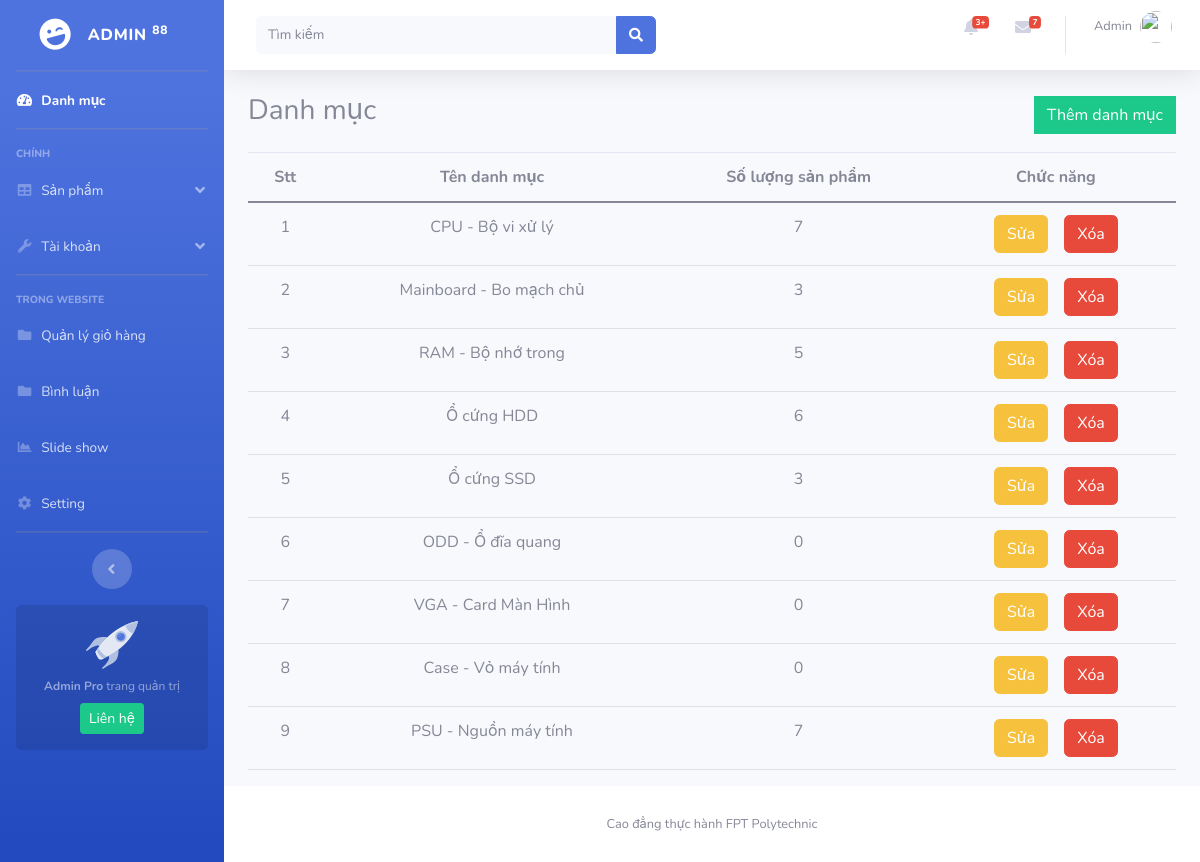
The page /admin/index.php (signed in) on the database its author committed.
### tables this page shows
CREATE TABLE `user` (
  `id` int(11) NOT NULL,
  `user` varchar(255) NOT NULL,
  `pass` varchar(255) NOT NULL,
  `name` varchar(255) NOT NULL,
  `image` text NOT NULL,
  `address` text NOT NULL,
  `permission` varchar(55) NOT NULL
);

CREATE TABLE `category` (
  `id` int(11) NOT NULL,
  `name` varchar(255) NOT NULL
);

### admin/connect.php (called while the page is built, shortened)
<?php
function selectAll($sql)
{
    $result = $GLOBALS['conn']->query($sql);
    return $result;
}
?>

### admin/index.php (the view, shortened to what this page needs)
<?php
include 'header.php';
?>
<?php
if (isset($_COOKIE["user"])) {
    $sql = "SELECT * FROM user WHERE user='{$_COOKIE["user"]}'";
    $kq = $conn->query($sql);
    $result = $kq->fetch();
    if ($result['permission'] == 'Admin') {
    ?>
<div class="d-flex justify-content-between align-items-center mb-3">
    <h3 style="text-align:center">Danh mục</h3>
    <a href="?add" class="btn btn-success rounded-0">Thêm danh mục</a>
</div>
<?php
if (isset($_GET['add'])) {
?>
    <?php if (isset($error)) { ?>
        <p class="alert alert-danger"><?= $error ?></p>
    <?php
    } ?>
    <form method="POST" action="">
        <input type="text" name="category" placeholder="Danh mục" style="width:100%;height:30px;border-radius:5px;border:1px solid #cdcdcd;padding-left: 10px;" required> <br><br>
        <a href="index.php" class="btn btn-success">Quay lại</a>
        <button type="submit" name="addCate" class="btn btn-primary">Thêm mới</button>
    </form>
<?php
} else {
?>
    <table class="table table-hover" border="0.5">
        <thead>
            <tr>
                <th>Stt</th>
                <th>Tên danh mục</th>
                <th>Số lượng sản phẩm</th>
                <th>Chức năng</th>
            </tr>
        </thead>
        <tbody>
            <?php
            $stt = 1;
            foreach (selectAll("SELECT * FROM category") as $row) {
            ?>
                <tr>
                    <td><?= $stt++ ?></td>
                    <td><?= $row['name'] ?></td>
                    <td>
                        <?php
                        $sql = "SELECT * FROM products WHERE cate_id =" . $row['id'];
                        $count = $conn->prepare($sql);
                        $count->execute();
                        echo $count->rowCount();
                        ?>
                    </td>
                    <td><a href="?id=<?= $row['id'] ?>" class="btn btn-warning mr-3">Sửa</a><a href="?deletecate=<?= $row['id'] ?>" onclick="return confirm('Bạn có chắc chắn muốn xóa không ? :D')" class="btn btn-danger">Xóa</a></td>
                </tr>
            <?php
            }
            ?>
        </tbody>
    </table>
<?php }
include 'footer.php';
}?>
<?php
} else {
} ?>

### admin/header.php (shortened to what this page needs)
<?php
include 'connect.php';
?>
<!DOCTYPE html>
<link href="https://cdn.jsdelivr.net/npm/summernote@0.8.18/dist/summernote.min.css" rel="stylesheet">
<link rel="stylesheet" href="https://cdnjs.cloudflare.com/ajax/libs/twitter-bootstrap/5.0.0-beta1/css/bootstrap.min.css">
<link rel="stylesheet" href="https://cdnjs.cloudflare.com/ajax/libs/font-awesome/5.15.2/css/all.min.css">
<link href="startbootstrap-sb-admin-2-master/vendor/fontawesome-free/css/all.min.css" rel="stylesheet" type="text/css">
<link href="startbootstrap-sb-admin-2-master/css/sb-admin-2.min.css" rel="stylesheet">
</head>
<?php
if (isset($_COOKIE["user"])) {
    $sql = "SELECT * FROM user WHERE user='{$_COOKIE["user"]}'";
    $kq = $conn->query($sql);
    $result = $kq->fetch();
    if ($result['permission'] == 'Admin') {
?>
        <body id="page-top">
            <div id="wrapper">
                <ul class="navbar-nav bg-gradient-primary sidebar sidebar-dark accordion" id="accordionSidebar">
                    <a class="sidebar-brand d-flex align-items-center justify-content-center" href="../index.php">
                        <div class="sidebar-brand-icon rotate-n-15">
                            <i class="fas fa-laugh-wink"></i>
                        </div>
                        <div class="sidebar-brand-text mx-3">Admin <sup>88</sup></div>
                    </a>
                    <hr class="sidebar-divider my-0">
                    <li class="nav-item active">
                        <a class="nav-link" href="index.php">
                            <i class="fas fa-fw fa-tachometer-alt"></i>
                            <span>Danh mục</span></a>
                    </li>
                    <hr class="sidebar-divider">
                    <div class="sidebar-heading">
                        Chính
                    </div>
                    <li class="nav-item">
                        <a class="nav-link collapsed" href="#" data-toggle="collapse" data-target="#collapseTwo" aria-expanded="true" aria-controls="collapseTwo">
                            <i class="fas fa-fw fa-table"></i>
                            <span>Sản phẩm</span>
                        </a>
                    </li>
                    <li class="nav-item">
                        <a class="nav-link collapsed" href="#" data-toggle="collapse" data-target="#collapseUtilities" aria-expanded="true" aria-controls="collapseUtilities">
                            <i class="fas fa-fw fa-wrench"></i>
                            <span>Tài khoản</span>
                        </a>
                    </li>
                    <hr class="sidebar-divider">
                    <div class="sidebar-heading">
                        Trong Website
                    </div>
                    <li class="nav-item">
                        <a class="nav-link collapsed" href="cart.php" data-target="#collapsePages" aria-expanded="true" aria-controls="collapsePages">
                            <i class="fas fa-fw fa-folder"></i>
                            <span>Quản lý giỏ hàng</span>
                        </a>
                    </li>
                    <li class="nav-item">
                        <a class="nav-link collapsed" href="comment.php" data-target="#collapsePages" aria-expanded="true" aria-controls="collapsePages">
                            <i class="fas fa-fw fa-folder"></i>
                            <span>Bình luận</span>
                        </a>
                    </li>
                    <li class="nav-item">
                        <a class="nav-link" href="slide.php">
                            <i class="fas fa-fw fa-chart-area"></i>
                            <span>Slide show</span></a>
                    </li>
                    <li class="nav-item">
                        <a class="nav-link" href="setting.php">
                            <i class="fas fa-fw fa-cog"></i>
                            <span>Setting</span></a>
                    </li>
                    <hr class="sidebar-divider d-none d-md-block">
                    <div class="text-center d-none d-md-inline">
                        <button class="rounded-circle border-0" id="sidebarToggle"></button>
                    </div>
                    <div class="sidebar-card d-none d-lg-flex">
                        <img class="sidebar-card-illustration mb-2" src="startbootstrap-sb-admin-2-master/img/undraw_rocket.svg" alt="...">
                        <p class="text-center mb-2"><strong>Admin Pro</strong> trang quản trị</p>
                        <a class="btn btn-success btn-sm" href="https://www.facebook.com/NguyenVanLinh.User">Liên hệ</a>
                    </div>
                </ul>
                <div id="content-wrapper" class="d-flex flex-column">
                    <div id="content">
                        <nav class="navbar navbar-expand navbar-light bg-white topbar mb-4 static-top shadow">
                            <form class="d-none d-sm-inline-block form-inline mr-auto ml-md-3 my-2 my-md-0 mw-100 navbar-search">
                                <div class="input-group">
                                    <input type="text" class="form-control bg-light border-0 small" placeholder="Tìm kiếm" aria-label="Search" aria-describedby="basic-addon2">
                                    <div class="input-group-append">
                                        <button class="btn btn-primary" type="button">
                                            <i class="fas fa-search fa-sm"></i>
                                        </button>
                                    </div>
                                </div>
                            </form>
                            <ul class="navbar-nav ml-auto">
                                <li class="nav-item dropdown no-arrow mx-1">
                                    <a class="nav-link dropdown-toggle" href="#" id="alertsDropdown" role="button" data-toggle="dropdown" aria-haspopup="true" aria-expanded="false">
                                        <i class="fas fa-bell fa-fw"></i>
                                        <span class="badge badge-danger badge-counter">3+</span>
                                    </a>
                                </li>
                                <li class="nav-item dropdown no-arrow mx-1">
                                    <a class="nav-link dropdown-toggle" href="#" id="messagesDropdown" role="button" data-toggle="dropdown" aria-haspopup="true" aria-expanded="false">
                                        <i class="fas fa-envelope fa-fw"></i>
                                        <span class="badge badge-danger badge-counter">7</span>
                                    </a>
                                </li>
                                <li class="nav-item dropdown no-arrow">
                                    <p class="nav-link dropdown-toggle" id="userDropdown" role="button" data-toggle="dropdown" aria-haspopup="true" aria-expanded="false">
                                        <span class="mr-2 d-none d-lg-inline text-gray-600 small"><?= $result['permission'] ?></span>
                                        <img class="img-profile rounded-circle" style="object-fit:cover;" src="../images/<?= $result['image'] ?>">
                                    </p>
                                </li>
                            </ul>
                        </nav>
                        <div class="container-fluid">
                    <?php
                } else {
                    include 'error.php';
                }
            } else {
                include 'error.php';
            } ?>

### admin/header.php (style rules this page uses)
td, th { text-align: center; }

### rows shown on the page
user: permission "Admin"
category: name "CPU - Bộ vi xử lý", rowCount "7"
category: name "Mainboard - Bo mạch chủ", rowCount "3"
category: name "RAM - Bộ nhớ trong", rowCount "5"
category: name "Ổ cứng HDD", rowCount "6"
category: name "Ổ cứng SSD", rowCount "3"
category: name "ODD - Ổ đĩa quang", rowCount "0"
category: name "VGA - Card Màn Hình", rowCount "0"
category: name "Case - Vỏ máy tính", rowCount "0"
category: name "PSU - Nguồn máy tính", rowCount "7"
